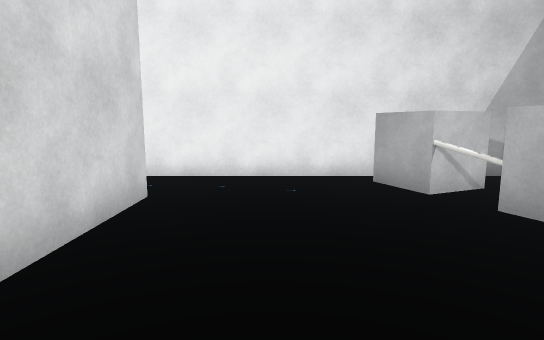
view 1 (above)

14 first-person views from a walk through a 3-D level made in the Unity game engine. The camera is 1.4 m above the floor, tilts 8° down and sees 80° across. The floor is counted in squares, 1 m on a side. Each view is taken from the middle of a square. On the plan, view 1 faces up. The plan holds only what a view shows up to about 15 squares ahead; the rest is blank. The place goes on beyond the plan. The player is left out. Surface patterns are stand-ins for the level's own textures.

view 2
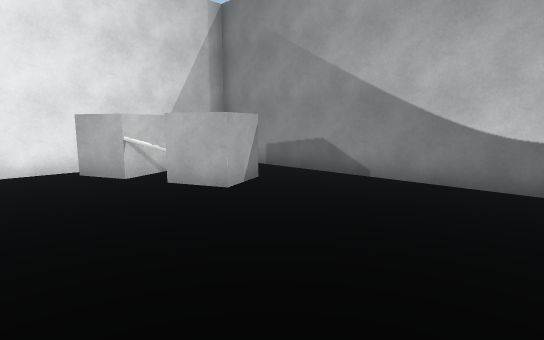

view 3
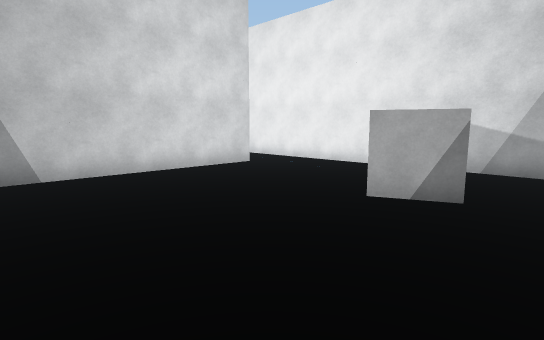

view 4
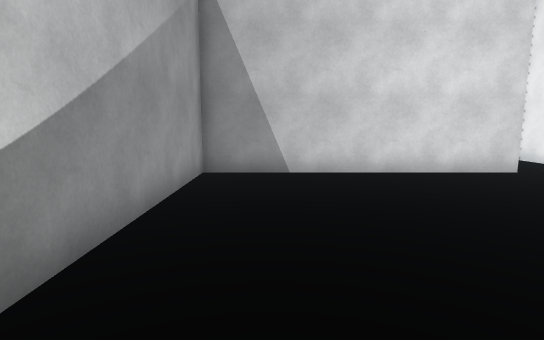

view 5
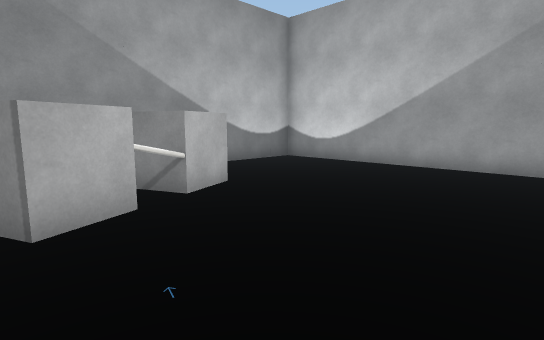

view 6
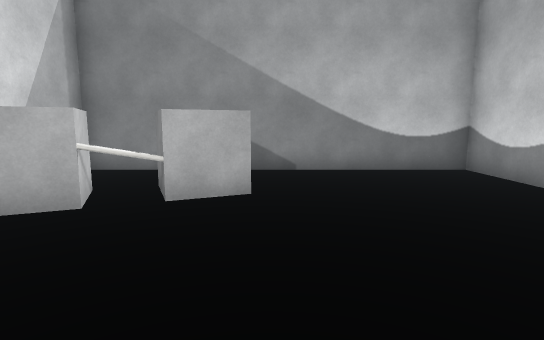

view 7
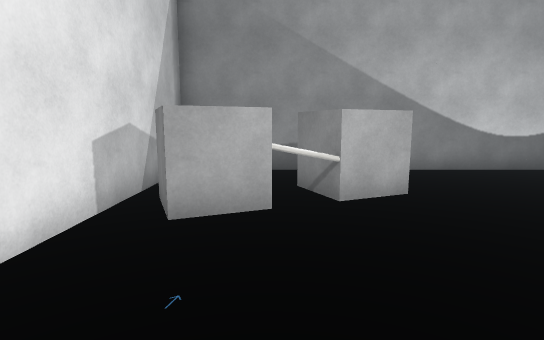

view 8
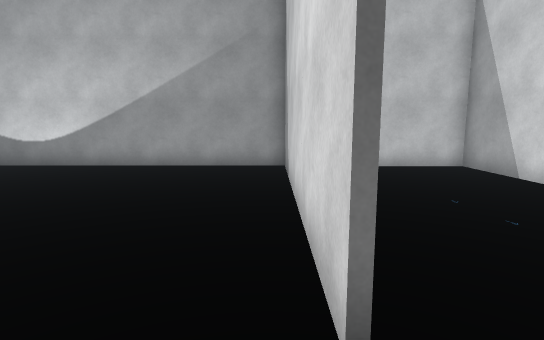

view 9
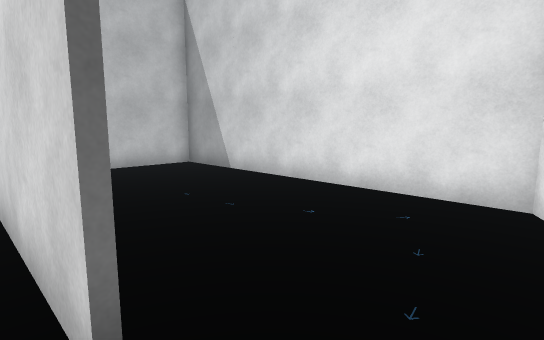

view 10
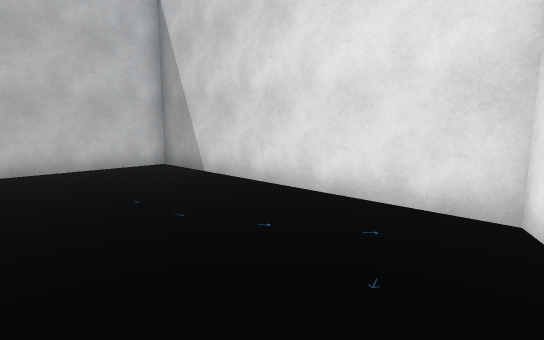

view 11
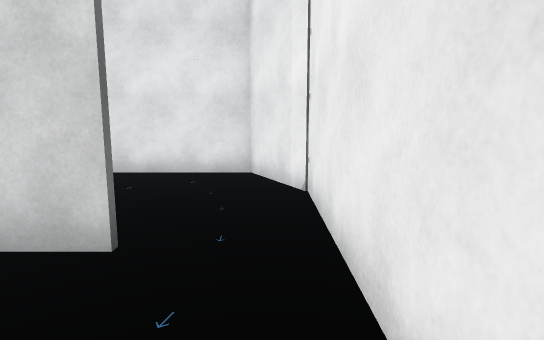

view 12
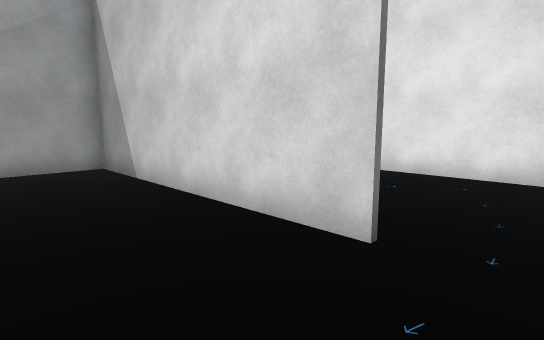

view 13
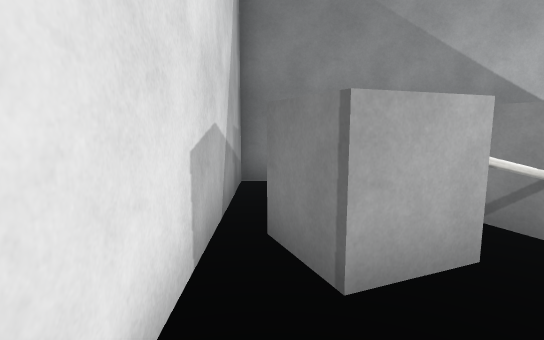

view 14
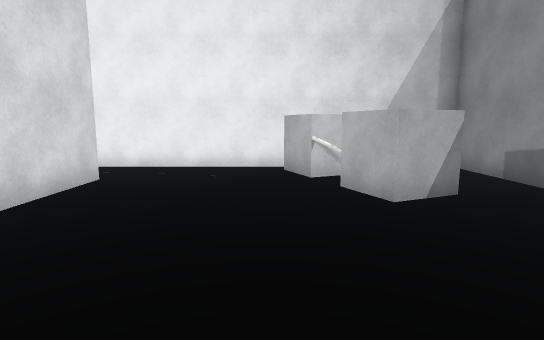

### Floor plan
Points are (right, up) in squares from view 1. A wall is a line through its corners. A room is listed if a view was taken in it or the views show most of it. See-through windows are left out.
Room 1 (views 1, 2, 3, 4, 5, 6, 7, 8, 9, 11, 12, 13, 14)
walls: (-2.4, 6.2) (-2.4, -3) (8, -3) (8, 8.8) (-2.4, 8.8)
ways out: opening at (-3, 7.5) to room 2
objects: grey block (2, 7) to (4, 8); cylinder (3, 5) to (3, 6); grey block (4, 4) to (5, 5)
Room 2 (view 10)
walls: (-2.4, 8.8) (-5.6, 8.8) (-8.4, 7.4) (-8.4, -3) (-3.9, -3)
ways out: opening at (-3, 7.5) to room 1

Positions as (right, up) in squares from view 1, and headings:
1: (0, 0), facing up
2: (0, -2), facing up-right
3: (7, -2), facing up-left
4: (7, -1), facing left
5: (-2, 8), facing down-right
6: (-2, 3), facing right
7: (-2, 6), facing right
8: (-2, 8), facing down
9: (-2, 8), facing down-left
10: (-3, 8), facing down-left
11: (1, 8), facing left
12: (1, 8), facing down-left
13: (0, 8), facing right
14: (2, -2), facing up
